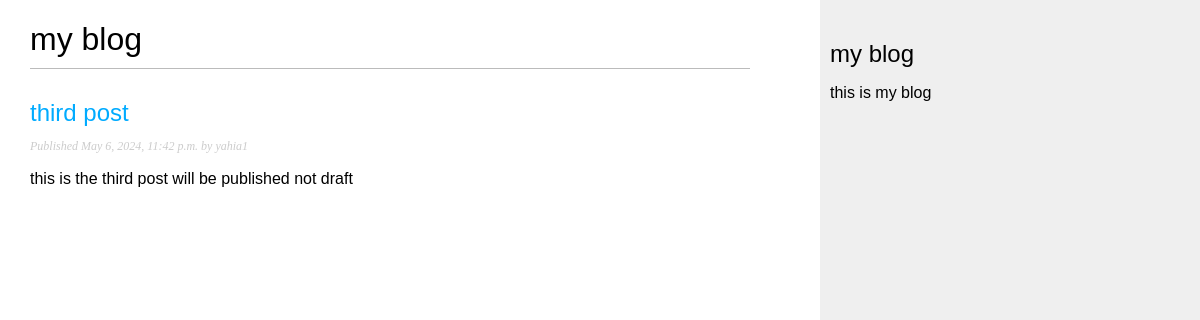
The page /blog/ on the database as committed earlier.
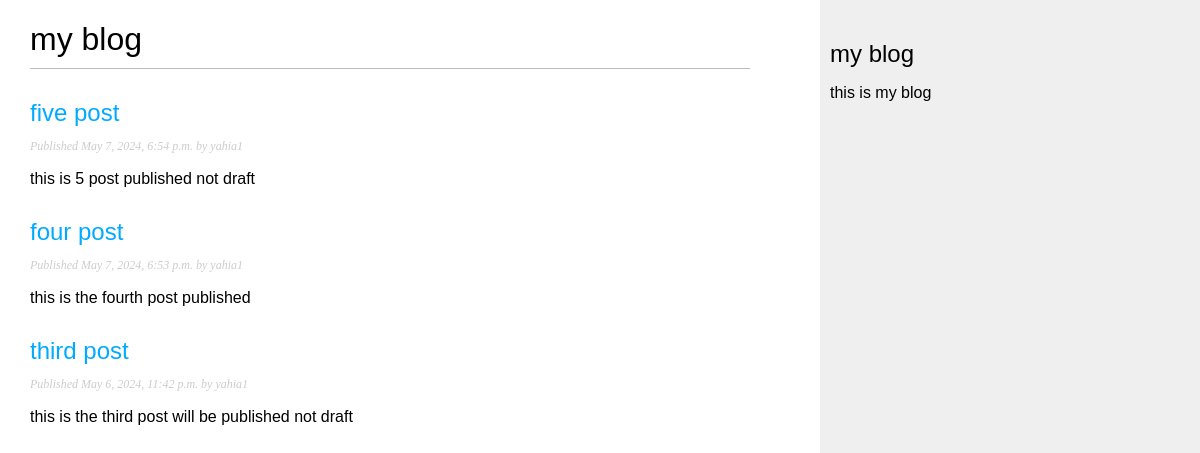
The same page on the database as committed later.
### blog/models.py (models this page shows, shortened)
class Post(models.Model):
    class Status(models.TextChoices):
        DRAFT = 'DF','Draft'
        PUBLISHED = 'PB','Published'
    title=models.CharField(max_length=250)
    publish=models.DateTimeField(default=timezone.now)
    slug=models.SlugField(max_length=250,unique_for_date='publish')
    author=models.ForeignKey(User,on_delete=models.CASCADE,
                             related_name='blog_posts'
                             )
    body=models.TextField()
    created=models.DateTimeField(auto_now_add=True)
    updated=models.DateTimeField(auto_now=True)
    status=models.CharField(max_length=2,
                        choices=Status.choices,default=Status.DRAFT)
    objects=models.Manager()
    PublishedM=PublishedManager()
    class Meta:
        ordering=['-publish']
        indexes=[
            models.Index(fields=['-publish'])
        ]
    def get_absolute_url(self):
        return  reverse("blog:post_detail", args=[
            self.publish.year,
            self.publish.month,
            self.publish.day,
            self.slug
              ])

### blog/views.py (the view)
# urls.py: path('',views.post_list,name='post_list'),
def post_list(request):
    post=Post.PublishedM.all()
    return render(request,'blog/post/list.html',
                  {'posts':post}
                  )

### blog/models.py (called while the page is built)
    def get_queryset(self):
        return super().get_queryset().filter(status=Post.Status.PUBLISHED)

### blog/templates/blog/post/list.html (shortened to what this page needs)
{% extends "blog/base.html" %}
{%block content%}
<h1>my blog</h1>
{%for post in posts%}
<h2>
    <a href="{{post.get_absolute_url}}"> {{post.title}} </a>
</h2>
<p class="date">
Published {{post.publish}} by  {{post.author}}
</p>
{{ post.body|truncatewords:30|linebreaks }}
{% endfor %}
{%endblock%}

### blog/templates/blog/base.html (shortened to what this page needs)
{% load static %}
<html lang="en">
<head>
    <link href="{% static "css/blog.css" %}" rel="stylesheet">
</head>
<body>
<div id="content">
    {%block content%}
    {%endblock%}
</div>
<div id='sidebar'>
<h2>my blog</h2>
<p>this is my blog</p>
</div>
</body>
</html>

### blog/static/css/blog.css (style rules this page uses)
body { margin:0; padding:0; font-family:helvetica, sans-serif; }
a { color:#00abff; text-decoration:none; }
h1 { font-weight:normal; border-bottom:1px solid #bbb; padding:0 0 10px 0; }
h2 { font-weight:normal; margin:30px 0 0; }
#content { float:left; width:60%; padding:0 0 0 30px; }
#sidebar { float:right; width:30%; padding:10px; background:#efefef; height:100%; }
p.date { color:#ccc; font-family: georgia, serif; font-size: 12px; font-style: italic; }

Rows that differ between the two databases and show on the page:
added Post: title "five post", publish "May 7, 2024, 6:54 p.m.", author "yahia1", body "this is 5 post published not draft"
added Post: title "four post", publish "May 7, 2024, 6:53 p.m.", author "yahia1", body "this is the fourth post published"
